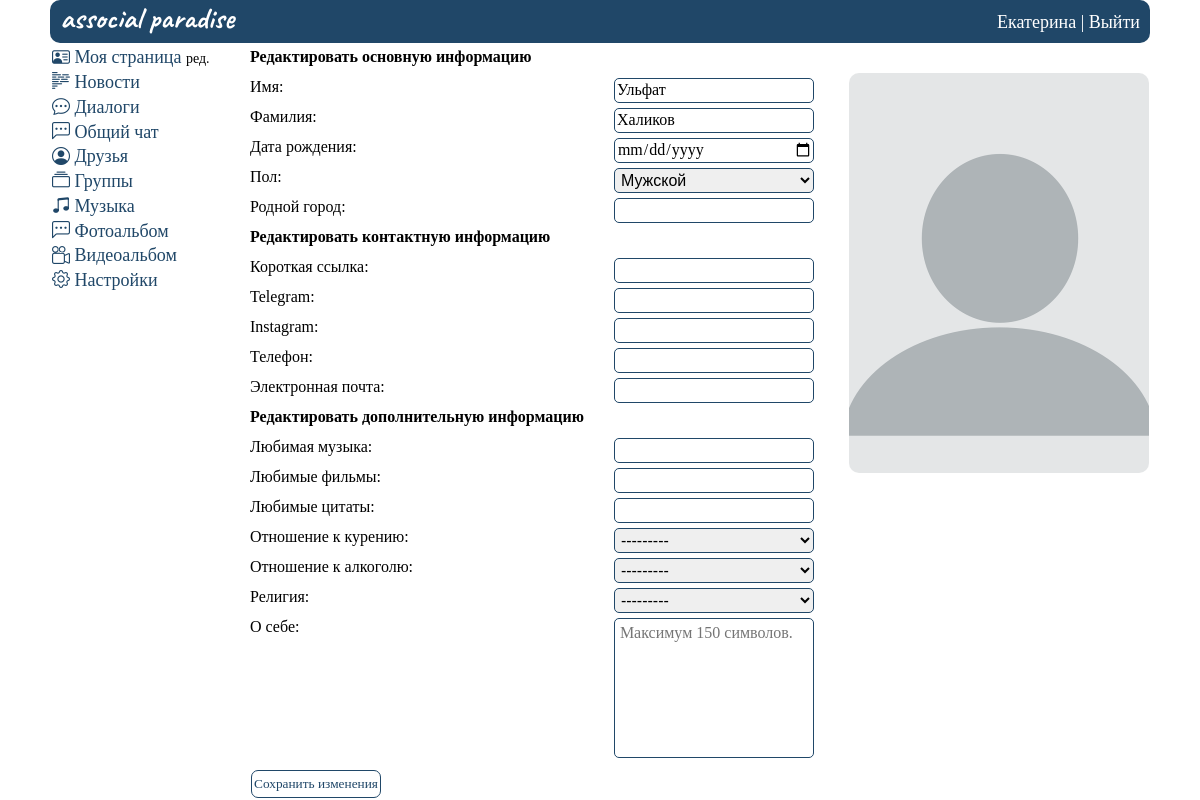
Screenshot of /id2/update (signed in) with the database file from the repository.
### mysite/models.py (models this page shows, shortened)
class UserProfile(models.Model):
    ciggar_choices = [
        ('p', 'Положительное'),
        ('n', 'Отрицательное'),
    ]
    alco_choices = [
        ('p', 'Положительное'),
        ('n', 'Отрицательное'),
    ]
    gender_choices = [
        ('m', 'Мужской'),
        ('w', 'Женский'),
    ]
    religion_choices = [
        ('chr', 'Христианство'),
        ('isl', 'Ислам'),
        ('ind', 'Индуизм'),
        ('bdm', 'Буддизм'),
        ('iud', 'Иудаизм'),
        ('atm', 'Атеизм'),
    ]
    user = models.OneToOneField(User, on_delete=models.CASCADE)
    avatar = models.ImageField(
        upload_to="mysite/static/images/personal_photos/", blank=True, verbose_name='Аватарка',
        default='mysite/static/images/icons/none_avatar.png')
    first_name = models.CharField(max_length=20, blank=True, null=True, verbose_name='Имя')
    last_name = models.CharField(max_length=20, blank=True, null=True, verbose_name='Фамилия')
    birthdate = models.DateField(blank=True, null=True, verbose_name='Дата рождения')
    gender = models.CharField(max_length=1, blank=True, null=True, choices=gender_choices, verbose_name='Пол')
    hometown = models.CharField(max_length=30, blank=True, null=True, verbose_name='Родной город')
    fav_music = models.CharField(max_length=30, blank=True, null=True, verbose_name='Любимая музыка')
    fav_movies = models.CharField(max_length=30, blank=True, null=True, verbose_name='Любимые фильмы')
    fav_quotes = models.CharField(max_length=30, blank=True, null=True, verbose_name='Любимые цитаты')
    ciggar = models.CharField(max_length=1, blank=True, null=True, choices=ciggar_choices,
                              verbose_name='Отношение к курению')
    alco = models.CharField(max_length=1, blank=True, null=True, choices=alco_choices,
                            verbose_name='Отношение к алкоголю')
    religion = models.CharField(max_length=3, blank=True, null=True, choices=religion_choices, verbose_name='Религия')
    about = models.TextField(max_length=150, blank=True, null=True, verbose_name='О себе')
    plink = models.CharField(max_length=10, blank=True, null=True, verbose_name='Короткая ссылка')
    telegram = models.CharField(max_length=30, blank=True, null=True, verbose_name='Telegram')
    instagram = models.CharField(max_length=30, blank=True, null=True, verbose_name='Instagram')
    email = models.EmailField(max_length=30, blank=True, null=True, verbose_name='Почта')
    phone = models.CharField(max_length=12, blank=True, null=True, verbose_name='Телефон')
    class Meta:
        verbose_name_plural = 'Информация о пользователях'

### mysite/views.py (the view)
# urls.py: path('id<int:pk>/update', UpdateUser.as_view(), name='update_user'), #Изменить свою страницу
class UpdateUser(UpdateView):
    model = UserProfile
    template_name = 'change.html'
    form_class = UserProfileForm
    def get_context_data(self, *, object_list=None, **kwargs):
        context = super().get_context_data(**kwargs)
        context['userid'] = getAuthUser(self.request)
        context['personal_data'] = getUser(context['userid'])
        return context

### mysite/forms.py
class UserProfileForm(ModelForm):
    class Meta:
        model = UserProfile
        fields = ['avatar', 'first_name', 'last_name', 'birthdate', 'gender', 'hometown', 'fav_music', 'fav_movies',
                  'fav_quotes', 'ciggar', 'alco', 'religion', 'about', 'plink', 'telegram', 'instagram', 'phone',
                  'email']
        widgets = {
            "about": Textarea(attrs={
                'placeholder': 'Максимум 150 символов.',
            }),
            "avatar": FileInput(attrs={
                'style': 'display: none',
            }),
            "birthdate": DateInput(attrs={
                'type': 'date'
            }),
        }

### mysite/views.py (called while the page is built)
def getAuthUser(request):
    return request.session.get('is_auth', False)

def getUser(userid):
    return UserProfile.objects.get(user_id=userid)

### mysite/templates/change.html (shortened to what this page needs)
{% extends 'base.html' %}
{% load static %}
{%block content%}
<div class="wrapper_change">
    {% include "header.html" %}
    <div class="rows_change">
        <div class="col1_change">
            {% include "menu.html" %}
        </div>
        <div class="col2_change">
                <form method="post" class="change_content_form" enctype="multipart/form-data">
                    <div class="change__data">
                        <div class="change__labels">
                            <div class="change__title">Редактировать основную информацию</div>
                            <div class="change__label">Имя:</div>
                            <div class="change__label">Фамилия:</div>
                            <div class="change__label">Дата рождения:</div>
                            <div class="change__label">Пол:</div>
                            <div class="change__label">Родной город:</div>
                            <div class="change__title">Редактировать контактную информацию</div>
                            <div class="change__label">Короткая ссылка:</div>
                            <div class="change__label">Telegram:</div>
                            <div class="change__label">Instagram:</div>
                            <div class="change__label">Телефон:</div>
                            <div class="change__label">Электронная почта:</div>
                            <div class="change__title">Редактировать дополнительную информацию</div>
                            <div class="change__label">Любимая музыка:</div>
                            <div class="change__label">Любимые фильмы:</div>
                            <div class="change__label">Любимые цитаты:</div>
                            <div class="change__label">Отношение к курению:</div>
                            <div class="change__label">Отношение к алкоголю:</div>
                            <div class="change__label">Религия:</div>
                            <div class="change__label">О себе:</div>
                        </div>
                        <div class="change__values">
                            <div class="change__main">
                                <div class="change__input">{{ form.avatar }}
                                <div class="change__input">{{ form.first_name }} </div>
                                <div class="change__input">{{ form.last_name }}</div>
                                <div class="change__input">{{ form.birthdate }}</div>
                                <div class="change__input">{{ form.gender }}</div>
                                <div class="change__input">{{ form.hometown }}</div>
                            </div>
                            <div class="change__contacts">
                                <div class="change__input">{{ form.plink }}</div>
                                <div class="change__input">{{ form.telegram }}</div>
                                <div class="change__input">{{ form.instagram }}</div>
                                <div class="change__input">{{ form.phone }}</div>
                                <div class="change__input">{{ form.email }}</div>
                            </div>
                            <div class="change__additionally">
                                <div class="change__input">{{ form.fav_music }}</div>
                                <div class="change__input">{{ form.fav_movies }}</div>
                                <div class="change__input">{{ form.fav_quotes }}</div>
                                <div class="change__input">{{ form.ciggar }}</div>
                                <div class="change__input">{{ form.alco }}</div>
                                <div class="change__input">{{ form.religion }}</div>
                                <div class="change__input">{{ form.about }}</div>
                            </div>
                        </div>
                    </div>
                        <div class="change__avatar">
                            <label for="id_avatar">
                                {% if personal_data.avatar %}
                                <img src="{% static personal_data.avatar|cut:'mysite/static' %}">
                                {% else %}
                                <img src="{% static 'images/icons/none_avatar.png' %}">
                                {% endif %}
                            </label>
                        </div>
                    </div>
                    <div class="change__btn">
                        <button type="submit">Сохранить изменения</button>
                    </div>
                </form>
        </div>
    </div>
</div>
{%endblock%}

### mysite/templates/header.html
{%extends 'base.html'%}
{% load static %}
{%block content%}
<header class="header">
      <ul class="header__sidebar">
        <li class="header__logo"><a href="{% url 'home' %}">associal paradise</a></li>
        <li class="header__item"><a href="{% url 'home' %}">{{personal_data.first_name}}</a> | <a type="submit" href="{% url 'out' %}">Выйти</a></li>
      </ul>
 </header>
{%endblock%}

### mysite/static/css/index.css (style rules this page uses)
* { padding: 0; margin: 0; border: 0; }
*,*:before,*:after { -moz-box-sizing: border-box; -webkit-box-sizing: border-box; box-sizing: border-box; }
nav,footer,header,aside { display: block; }
html,body { height: 100%; width: 100%; font-size: 100%; line-height: 1; font-size: 14px; -ms-text-size-adjust: 100%; -moz-text-size-adjust: 100%; -webkit-text-size-adjust: 100%; }
input,button,textarea { font-family:inherit; }
button { cursor: pointer;background: none; }
a, a:visited { text-decoration: none; color: black; }
ul li { list-style-type: none; }
li { list-style-type: none; }
img { vertical-align: top; }
a { color: black }
.header { background-color: #204768; padding: 0 10px; margin: 0 0 5px 0; border-radius: 10px; }
.header__sidebar { display: flex; justify-content: space-between; padding: 2.5px 0 7px 0; color: white; }
.header__logo { font-family: 'Caveat', cursive; font-weight: 900; font-size: 30px; }
.header a { color: white; }
.header__item { margin: 10px 0 5px 0; }
.change__data { display: flex; font-size: 16px; }
.change__label { padding: 1px 0 1px 0; font-size: 16px; border-radius: 5px; margin: 0 0 5px 0; height: 25px; }
.change__title { margin: 0 0 5px 0; font-weight: 900; height: 25px; padding: 1px 0 1px 0; }
.change__input input, select { border: 1px solid #204768; padding: 1px 0 1px 2px; font-size: 16px; border-radius: 5px; margin: 0 0 5px 0; height: 25px; width: 200px; }
.change__input textarea { border: 1px solid #204768; padding: 5px; font-size: 16px; border-radius: 5px; margin: 0 0 5px 0; width: 200px; height: 140px; resize: none; }
.change__labels { margin: 0 30px 0 0; }
.change__values { width: 200px; margin: 0 35px 0 0; }
.change__avatar { width: 300px; height: 400px; margin: 25px 0 0 0; }
.change__avatar img { width: 100%; height: 100%; object-fit: cover; border-radius: 10px; }
.wall_form_button button, .photos_form_button button, .change__btn button { border: 1px solid #204768; border-radius: 7px; color: #204768; padding: 5px 2px 5px 2px; margin: 4px 0 0 1px; }
.wrapper_main, .wrapper_users, .wrapper_change, .wrapper_views { width: 1100px; font-size: 18px; margin-left: auto; margin-right: auto; }
.rows_user, .rows_change, .rows_views { display: flex; justify-content: space-between; }
.col1, .col1_user, .col1_change, .col1_views { width: 200px; padding: 0 14px 0 2px; }
.col2_user, .col2_change, .col2_views { text-align: left; width: 900px; max-width: 900px; flex-wrap: wrap; }

### rows the page displays
UserProfile: first_name "Екатерина", avatar (picture)
UserProfile: first_name "Ульфат", last_name "Халиков", gender "Мужской", ciggar "---------", alco "---------", religion "---------"
